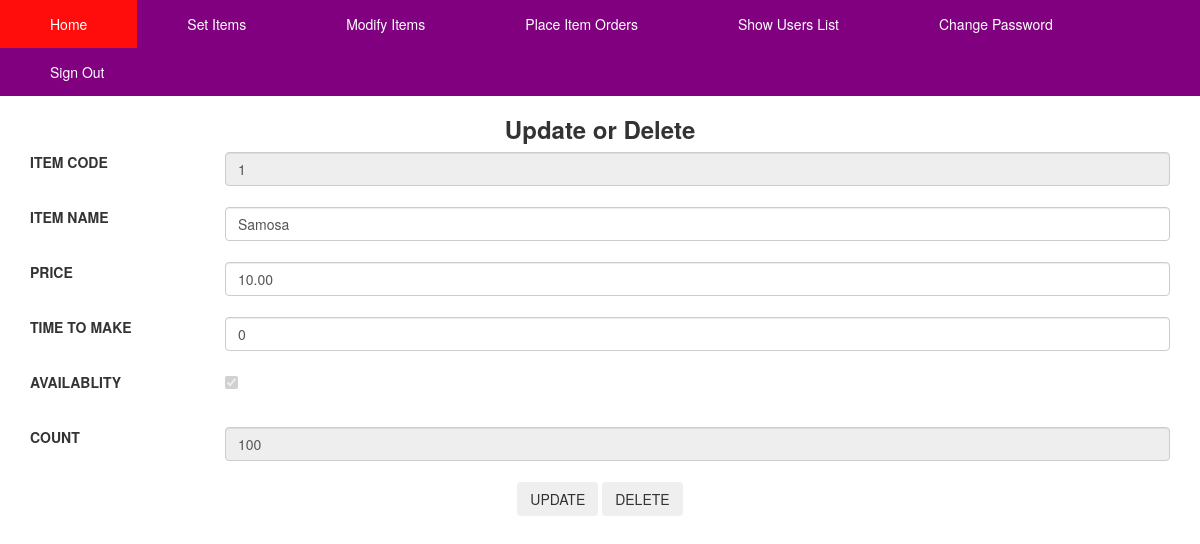
The app's page /admin/admin_upddel.php?id=1 (signed in) with its own data.
### tables this page shows
CREATE TABLE `items` (
  `item_code` int(11) NOT NULL,
  `item_name` varchar(40) NOT NULL,
  `price` decimal(7,2) DEFAULT NULL,
  `tt_make` int(11) DEFAULT NULL,
  `availability` enum('0','1') DEFAULT '1',
  `count` int(11) DEFAULT NULL
);

### admin/admin_upddel.php (the view, shortened to what this page needs)
<?php
	require('header.php');
	if(isset($_GET['id'])){
		$item_code = $_GET['id'];
	}
	$qry = "SELECT * from items where item_code = $item_code";
	$exe = mysqli_query($link, $qry);
	$result = mysqli_fetch_array($exe);
?>
<div class = "container">
	<div class="row">
		<h3><center><b>Update or Delete</b></center></h3>
		<form method="post">
			<div class="form-group">
				<label class="control-label col-sm-2 col-md-2">ITEM CODE</label>
				<div class="col-md-10 col-sm-10">
					<input type="text" class="form-control" name="item_code" disabled="disabled" value="<?php echo $result['item_code'];?>">
				</div>
				<br><br>
			</div>
			<div class="form-group">
				<label class="control-label col-sm-2 col-md-2">ITEM NAME</label>
				<div class="col-md-10 col-sm-10">
					<input type="text" class="form-control" name="item_name" value="<?php
					if(isset($_POST['update']))
					{if($error)echo $item_name;}
					else echo $result['item_name'];?>">
				</div>
				<br><br>
			</div>
			<div class="form-group">
				<label class="control-label col-sm-2 col-md-2">PRICE</label>
				<div class="col-md-10 col-sm-10">
					<input type="text" class="form-control" name="price" value="<?php
					if(isset($_POST['update']))
					{if($error)echo $price;}
					else echo $result['price'];?>">
				</div>
				<br><br>
			</div>
			<div class="form-group">
				<label class="control-label col-sm-2 col-md-2">TIME TO MAKE</label>
				<div class="col-md-10 col-sm-10">
					<input type="text" class="form-control" name="tt_make" value="<?php
					if(isset($_POST['update']))
					{if($error)echo $tt_make;}
					else echo $result['tt_make'];?>">
				</div>
				<br><br>
			</div>
			<div class="form-group">
				<label class="control-label col-sm-2 col-md-2">AVAILABLITY</label>
				<div class="col-md-10 col-sm-10">
					<input type="checkbox" disabled = "disabled" name="availability" value="<?php echo $result['availability'];?>" <?php if($result['availability']=='1')echo "checked='checked'"; ?>>
				</div>
				<br><br>
			</div>
			<div class="form-group">
				<label class="control-label col-sm-2 col-md-2">COUNT</label>
				<div class="col-md-10 col-sm-10">
					<input type="text" class="form-control" disabled="disabled" name="count" value="<?php echo $result['count'];?>">
				</div>
				<br><br>
			</div>
			<center><input type="submit" class="btn" name="update" value="UPDATE">
			<input type="submit" class="btn" name="delete" value="DELETE"></center>
		</form>
	</div>
</div>

### records on screen
items: item_code "1", item_name "Samosa", price "10.00", tt_make "0", availability "☑", count "100"
